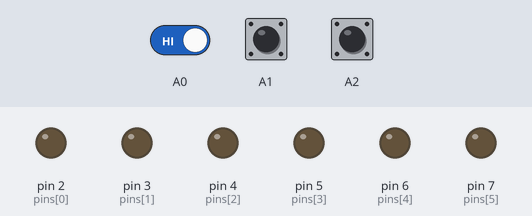
This sketch was run on a simulated Arduino Uno, built with avr-gcc and run on an emulated ATmega328P. Parts: output pins drawn as LEDs (lit = HIGH). Inputs (shaded band) come from the test bench; at power-on: A0 HIGH, A1 HIGH, A2 HIGH.

Above: at 1.2 s.
1.3 s: A0 driven LOW
At 4.2 s:
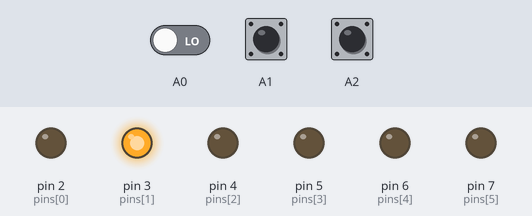
4.3 s: A1 driven LOW
At 5.4 s:
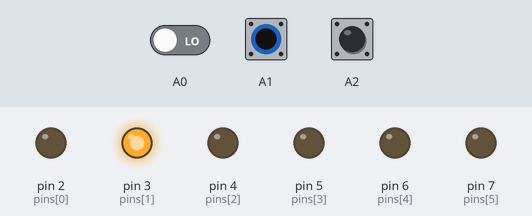
5.8 s: A1 pulsed HIGH 5 times (0.12 s each, 0.3 s apart)
At 7.2 s:
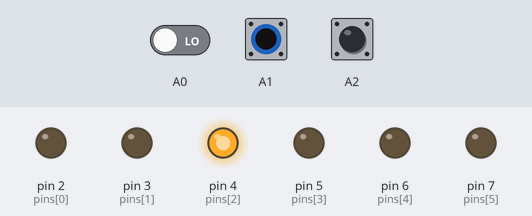
Timing chart, 0 to 28.5 s (numbered marks = the images above; inputs shaded):
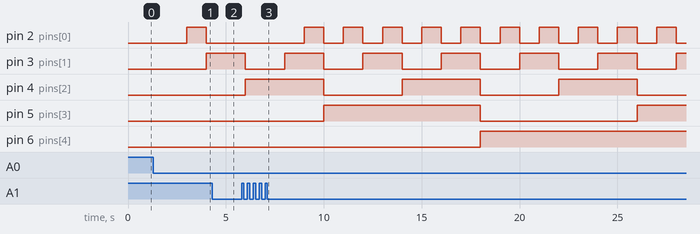

The sketch:

20190121.ino
```cpp
byte pins[] = {2, 3, 4, 5, 6, 7};
static int counter = 0;
int state;
bool runTimer = false;
static int buttonYes = HIGH;
bool freezeTime = false;
bool firstPressA0 = true;
bool firstPressA1 = true;
bool firstPressA2 = true;
void setup() {
  for(int i = 0; i < 6; i++) {
    pinMode(pins[i], OUTPUT);
  }
  /*for(int i=0; i<=2; i++){
    pinMode("A" + i, INPUT);
  }*/

    //  Config Timer:
  TCCR1A = 0;// set entire TCCR1A register to 0
  TCCR1B = 0;// same for TCCR1B
  TCNT1  = 0;//initialize counter value to 0
  // set compare match register for 1hz increments
  OCR1A = 15624;// = (16*10^6) / (1*1024) - 1 (must be <65536) 1 sec = 15624; 0,5s = 7812
  // turn on CTC mode
  TCCR1B |= (1 << WGM12);
  // Set CS10 and CS12 bits for 1024 prescaler
  TCCR1B |= (1 << CS12) | (1 << CS10);
  // enable timer compare interrupt
  TIMSK1 |= (1 << OCIE1A);
}

void loop() {
  if(digitalRead(A0) == LOW && firstPressA0){
    startButton();
    firstPressA0 = false;
  }
  else if (digitalRead(A0) == HIGH){
    firstPressA0 = true;
  }

  if(digitalRead(A1) == LOW && firstPressA1){
    takeTime();
    firstPressA1 = false;
  }
  else if (digitalRead(A1) == HIGH){
    firstPressA1 = true;
  }
  if(digitalRead(A2) == LOW && firstPressA2){
    resetTimer();
    firstPressA2 = false;
  }
  else if (digitalRead(A2) == HIGH){
    firstPressA2 = true;
  }
}

void startButton(){
  runTimer = !runTimer;
}

void takeTime(){
  String storedTime = String(counter, BIN);
  freezeTime = !freezeTime;
}

void resetTimer(){
  if(!runTimer){
    counter = 0;
    for(int i = 2; i < 8; i++)
    {
      digitalWrite(i, LOW);
    }
  }
}

ISR(TIMER1_COMPA_vect){
  if(runTimer){
    String binNumber = String(counter, BIN);
    int binLength = binNumber.length();
    for(int i = 0, x = 1; i < binLength; i++, x+=2) {
      if(binNumber[i] == '0') state = LOW;
      if(binNumber[i] == '1') state = HIGH;
      if(!freezeTime){
        digitalWrite(pins[i] + binLength - x, state);
      }
    }
    counter++;
    if(counter > 64){
      counter = 0;
      for(int i = 2; i < 8; i++)
        {
          digitalWrite(i, LOW);
        }
    }
  }
}
```

Measured:
- after the input at 1.3 s, pin 2 (pins[0]): LOW → HIGH after 1.7 s, → LOW 1.0 s later; pin 3 (pins[1]): LOW → HIGH after 2.7 s
- after the input at 4.3 s, pin 2 (pins[0]): stays LOW (without the input it goes to HIGH after 0.70 s)
- after the input at 5.8 s, pin 2 (pins[0]): alternates HIGH for 1.0 s and LOW for 1.0 s, starting after 3.2 s; pin 3 (pins[1]): alternates HIGH for 2.0 s and LOW for 2.0 s, starting after 0.20 s
